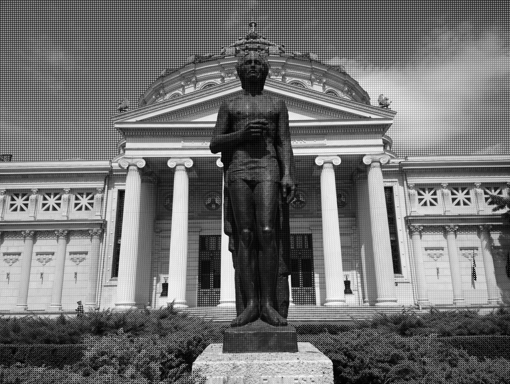
%> input picture Project 3/test1.png, 510 x 384 px
$ octave project3.m   (GNU Octave 9; MATLAB toolbox functions it lacks are replaced by stand-ins)
%> lines starting %> are read from the running program, lines starting %| are printed output that depends on the picture
%% Project 3

% Load the raw mosaic image
mosaic = imread('test1.png');
%> mosaic is the input picture: size 384x510 uint8; min 0, max 252, mean 113.8

% Extract the R, G, and B channels
R = mosaic(1:2:end, 1:2:end);
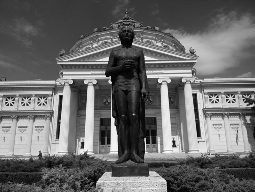
%> R: size 192x255 uint8; min 0, max 252, mean 105.5
G = mosaic(1:2:end, 2:2:end);
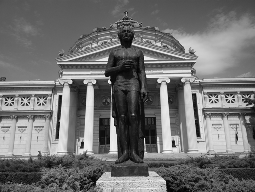
%> G: size 192x255 uint8; min 2, max 246, mean 113.5
B = mosaic(2:2:end, 2:2:end);
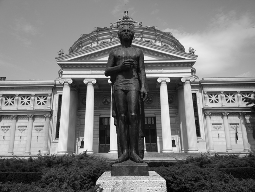
%> B: size 192x255 uint8; min 0, max 248, mean 122.9

% Create a set of training patches
patch_size = 5; % patch size
step_size = 1; % step size
patches_R = im2col(R, [patch_size, patch_size], 'distinct');
patches_G = im2col(G, [patch_size, patch_size], 'distinct');
patches_B = im2col(B, [patch_size, patch_size], 'distinct');

% Solve the linear system for each patch
coefficients_R = zeros(patch_size^2, 3);
coefficients_G = zeros(patch_size^2, 3);
coefficients_B = zeros(patch_size^2, 3);

for i = 1:size(patches_R, 2)
    % Form the linear system for the R channel
    A_R = double([G(patches_R(:,i)), B(patches_R(:,i))]);
    b_R = double(R(patches_R(:,i)));

    % Solve the linear system using least squares for the R channel
    x_R = pinv(A_R) * b_R;
%> (the run ends here)

$ run again, with Project 3/test2.png copied over Project 3/test1.png
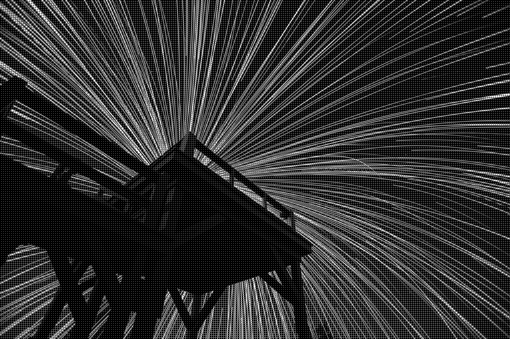
%> input picture Project 3/test2.png, 510 x 339 px
%> mosaic is the input picture: size 339x510 uint8; min 0, max 255, mean 47.1
%> `R = mosaic(1:2:end, 1:2:end);`:
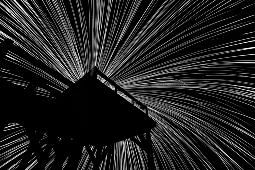
%> R: size 170x255 uint8; min 0, max 255, mean 33
%> `B = mosaic(2:2:end, 2:2:end);`:
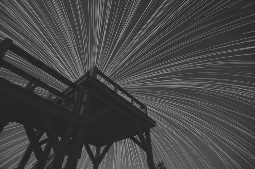
%> B: size 169x255 uint8; min 34, max 177, mean 68.6

$ run again, with Project 3/0867x4_input.png copied over Project 3/test1.png
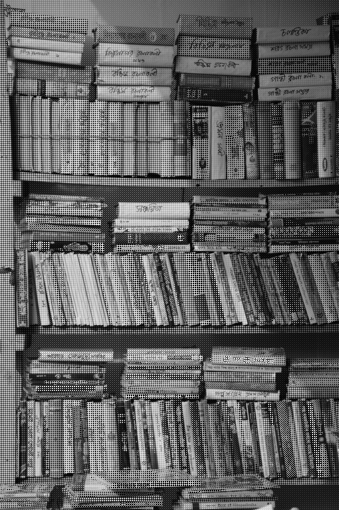
%> input picture Project 3/0867x4_input.png, 339 x 510 px
%> mosaic is the input picture: size 510x339 uint8; min 0, max 241, mean 96.9
%> `R = mosaic(1:2:end, 1:2:end);`:
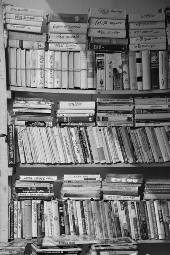
%> R: size 255x170 uint8; min 1, max 241, mean 119.6
%> `B = mosaic(2:2:end, 2:2:end);`:
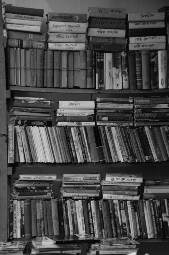
%> B: size 255x169 uint8; min 1, max 223, mean 73.6
